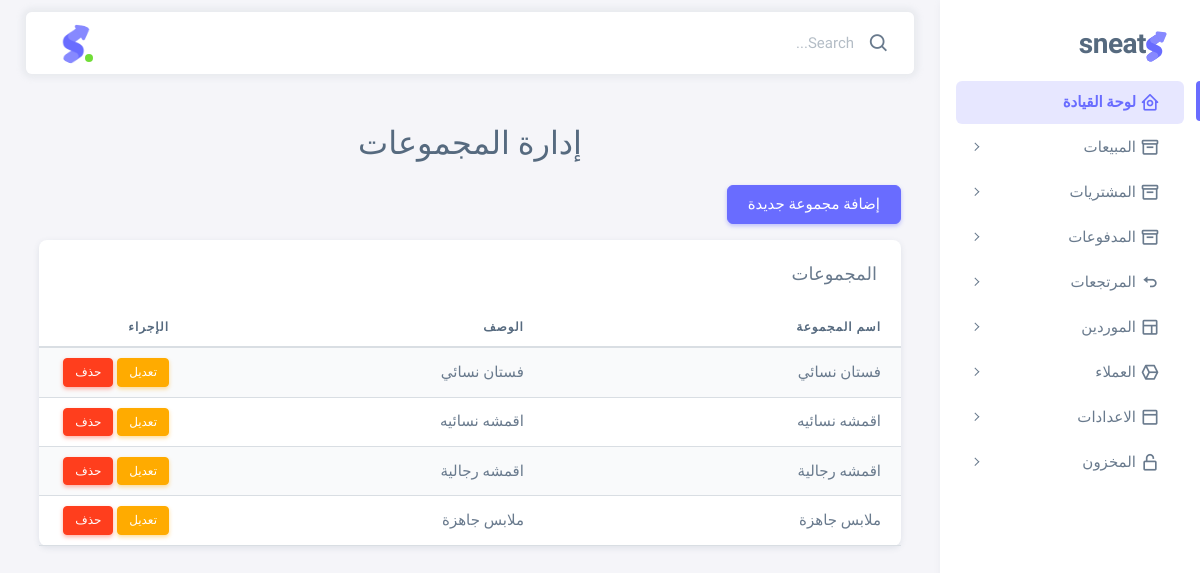
Page /categories/ on the earlier database version.
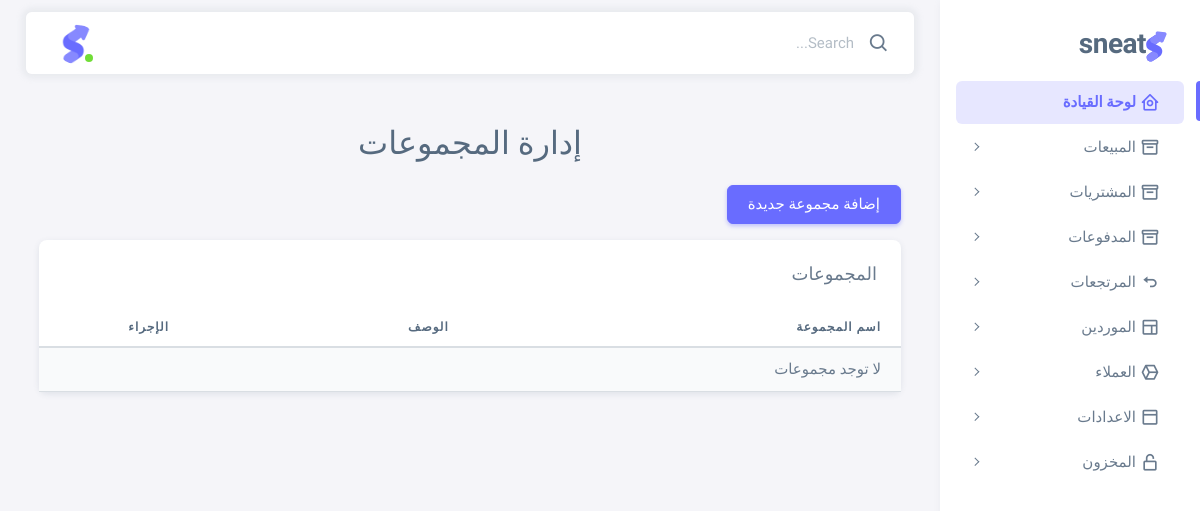
Same page on the later database version.
### invoices/models.py (models this page shows, shortened)
class ProductCategory(models.Model):
    name = models.CharField(max_length=100, unique=True, verbose_name="اسم الصنف")
    description = models.TextField(null=True, blank=True, verbose_name="الوصف")
    class Meta:
        verbose_name = "صنف المنتج"
        verbose_name_plural = "أصناف المنتجات"

### inventory/views.py (the view)
# urls.py: path('categories/', views.manage_categories, name='manage_categories'),
def manage_categories(request):
    categories = ProductCategory.objects.all().order_by('-id')
    category_form = ProductCategoryForm()
    context = {
        'categories': categories,
        'category_form': category_form,
        'title': 'إدارة المجموعات'
    }
    return render(request, 'inventory/category.html', context)

### inventory/forms.py
class ProductCategoryForm(forms.ModelForm):
    class Meta:
        model = ProductCategory
        fields = ['name', 'description']
        labels = {
            'name': 'اسم الصنف',
            'description': 'الوصف',
        }
        widgets = {
            'name': forms.TextInput(attrs={'class': 'form-control', 'placeholder': 'مثال: إلكترونيات'}),
            'description': forms.Textarea(attrs={'class': 'form-control', 'rows': 2, 'placeholder': 'تفاصيل الصنف'}),
        }

### inventory/templates/inventory/category.html (shortened to what this page needs)
{% extends 'base.html' %}
{% load static %}
{% block content %}
<div class="container-xxl flex-grow-1 container-p-y">
  <h2 class="mb-4 text-center">{{ title }}</h2>
  <div class="mb-5">
    <div class="text-end mb-3">
      <button class="btn btn-primary" id="btnAddNewCategory">
         إضافة مجموعة جديدة
      </button>
    </div>
    <div class="card">
      <h5 class="card-header">المجموعات</h5>
      <div class="table-responsive text-nowrap">
        <table class="table table-striped" id="categoryTable">
          <thead>
            <tr>
              <th>اسم المجموعة</th>
              <th>الوصف</th>
              <th style="width:150px;">الإجراء</th>
            </tr>
          </thead>
          <tbody>
            {% for category in categories %}
            <tr id="row-category-{{ category.id }}">
              <td class="td-name">{{ category.name }}</td>
              <td class="td-description">{{ category.description }}</td>
              <td>
                <button class="btn btn-sm btn-warning btnEditCategory" data-id="{{ category.id }}">تعديل</button>
                <button class="btn btn-sm btn-danger btnDeleteCategory" data-id="{{ category.id }}">حذف</button>
              </td>
            </tr>
            {% empty %}
            <tr>
              <td colspan="3">لا توجد مجموعات</td>
            </tr>
            {% endfor %}
          </tbody>
        </table>
      </div>
    </div>
  </div>
</div>
{% endblock %}

Differences in the rows shown:
removed ProductCategory: name "فستان نسائي", description "فستان نسائي"
removed ProductCategory: name "اقمشه نسائيه", description "اقمشه نسائيه"
removed ProductCategory: name "اقمشه رجالية", description "اقمشه رجالية"
removed ProductCategory: name "ملابس جاهزة", description "ملابس جاهزة"
Other differences:
text now shown: "لا توجد مجموعات"
